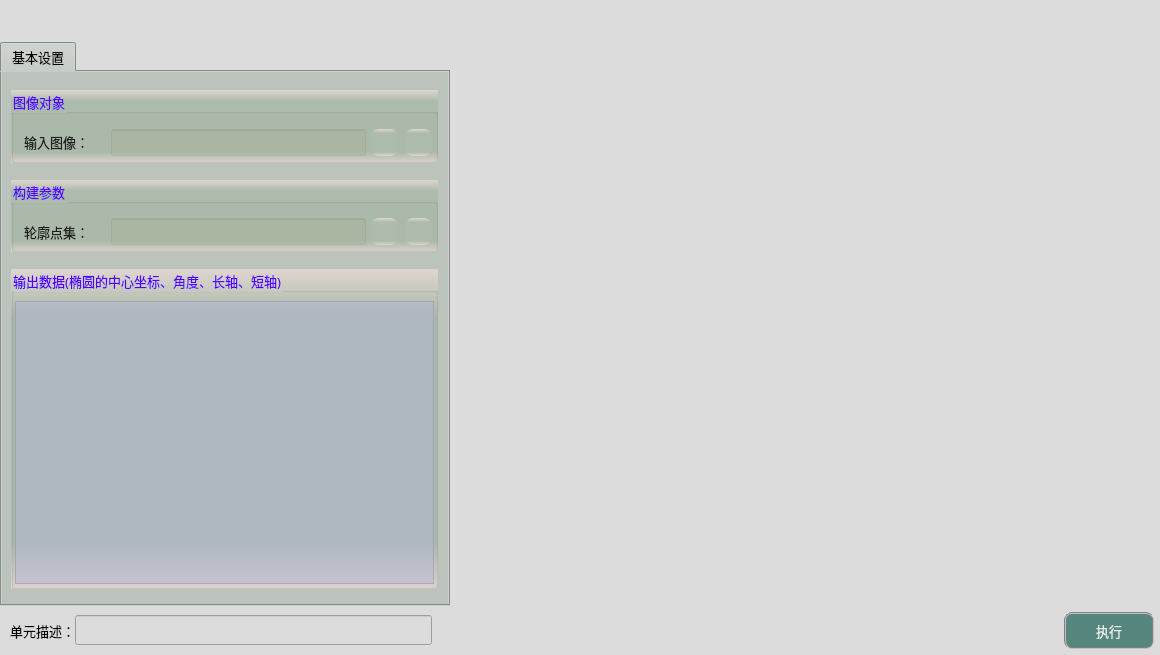
<?xml version="1.0" encoding="UTF-8"?>
<ui version="4.0">
 <class>frmFitEllipseClass</class>
 <widget class="QDialog" name="frmFitEllipseClass">
  <property name="geometry">
   <rect>
    <x>0</x>
    <y>0</y>
    <width>1160</width>
    <height>655</height>
   </rect>
  </property>
  <property name="sizePolicy">
   <sizepolicy hsizetype="Fixed" vsizetype="Fixed">
    <horstretch>0</horstretch>
    <verstretch>0</verstretch>
   </sizepolicy>
  </property>
  <property name="minimumSize">
   <size>
    <width>1160</width>
    <height>655</height>
   </size>
  </property>
  <property name="maximumSize">
   <size>
    <width>1160</width>
    <height>655</height>
   </size>
  </property>
  <property name="windowTitle">
   <string>拟合椭圆</string>
  </property>
  <property name="styleSheet">
   <string notr="true">background-color: rgb(220, 220, 220);</string>
  </property>
  <layout class="QGridLayout" name="gridLayout">
   <property name="leftMargin">
    <number>0</number>
   </property>
   <property name="topMargin">
    <number>0</number>
   </property>
   <property name="rightMargin">
    <number>0</number>
   </property>
   <property name="bottomMargin">
    <number>0</number>
   </property>
   <property name="spacing">
    <number>1</number>
   </property>
   <item row="1" column="0">
    <widget class="QTabWidget" name="tabWidget">
     <property name="sizePolicy">
      <sizepolicy hsizetype="Fixed" vsizetype="Expanding">
       <horstretch>0</horstretch>
       <verstretch>0</verstretch>
      </sizepolicy>
     </property>
     <property name="minimumSize">
      <size>
       <width>450</width>
       <height>550</height>
      </size>
     </property>
     <property name="maximumSize">
      <size>
       <width>16777215</width>
       <height>16777215</height>
      </size>
     </property>
     <property name="font">
      <font>
       <family>微软雅黑</family>
       <pointsize>10</pointsize>
      </font>
     </property>
     <property name="styleSheet">
      <string notr="true">background-color: #bcc2bc;
</string>
     </property>
     <property name="currentIndex">
      <number>0</number>
     </property>
     <widget class="QWidget" name="tab">
      <attribute name="title">
       <string>基本设置</string>
      </attribute>
      <widget class="QGroupBox" name="groupCamera">
       <property name="geometry">
        <rect>
         <x>9</x>
         <y>18</y>
         <width>427</width>
         <height>73</height>
        </rect>
       </property>
       <property name="font">
        <font>
         <family>微软雅黑</family>
         <pointsize>10</pointsize>
        </font>
       </property>
       <property name="styleSheet">
        <string notr="true">background-color: qlineargradient(x1:0, y1:0, x2:0, y2:1, stop:0 #dfd5cf, stop: 0.15 #acbbac, stop: 0.85 #acbbac,stop:1 #dfd5cf);
color: rgb(85, 0, 255);</string>
       </property>
       <property name="title">
        <string>图像对象</string>
       </property>
       <widget class="QLabel" name="label_4">
        <property name="geometry">
         <rect>
          <x>13</x>
          <y>42</y>
          <width>79</width>
          <height>19</height>
         </rect>
        </property>
        <property name="font">
         <font>
          <family>微软雅黑</family>
          <pointsize>10</pointsize>
         </font>
        </property>
        <property name="styleSheet">
         <string notr="true">color: rgb(30, 30, 30);
background: transparent;</string>
        </property>
        <property name="text">
         <string>输入图像：</string>
        </property>
       </widget>
       <widget class="QLineEdit" name="txtLinkImage">
        <property name="geometry">
         <rect>
          <x>100</x>
          <y>39</y>
          <width>255</width>
          <height>27</height>
         </rect>
        </property>
        <property name="font">
         <font>
          <family>微软雅黑</family>
          <pointsize>10</pointsize>
         </font>
        </property>
        <property name="styleSheet">
         <string notr="true">color: rgb(0, 0, 200);
background-color: rgba(170, 170, 127,50);</string>
        </property>
        <property name="alignment">
         <set>Qt::AlignCenter</set>
        </property>
        <property name="readOnly">
         <bool>true</bool>
        </property>
       </widget>
       <widget class="QPushButton" name="btnLinkImage">
        <property name="geometry">
         <rect>
          <x>360</x>
          <y>39</y>
          <width>27</width>
          <height>27</height>
         </rect>
        </property>
        <property name="toolTip">
         <string>链接图像</string>
        </property>
        <property name="styleSheet">
         <string notr="true">QWidget{ border:none;border-radius: 8px;padding: 2px 4px;}
QPushButton:hover{ background-color: rgba(85, 150, 127, 100);}
QPushButton:pressed{background-color: rgba(85, 180, 127, 160);}</string>
        </property>
        <property name="text">
         <string/>
        </property>
        <property name="icon">
         <iconset resource="sub_res.qrc">
          <normaloff>:/resource/link.png</normaloff>:/resource/link.png</iconset>
        </property>
        <property name="iconSize">
         <size>
          <width>27</width>
          <height>27</height>
         </size>
        </property>
       </widget>
       <widget class="QPushButton" name="btnDelLinkImage">
        <property name="geometry">
         <rect>
          <x>394</x>
          <y>39</y>
          <width>27</width>
          <height>27</height>
         </rect>
        </property>
        <property name="toolTip">
         <string>删除图像链接</string>
        </property>
        <property name="styleSheet">
         <string notr="true">QWidget{ border:none;border-radius: 8px;padding: 2px 4px;}
QPushButton:hover{ background-color: rgba(226, 142, 162, 100);}
QPushButton:pressed{background-color: rgba(226, 172, 162, 200);}</string>
        </property>
        <property name="text">
         <string/>
        </property>
        <property name="icon">
         <iconset resource="sub_res.qrc">
          <normaloff>:/resource/del_link.png</normaloff>:/resource/del_link.png</iconset>
        </property>
        <property name="iconSize">
         <size>
          <width>27</width>
          <height>27</height>
         </size>
        </property>
       </widget>
      </widget>
      <widget class="QGroupBox" name="groupC2">
       <property name="geometry">
        <rect>
         <x>9</x>
         <y>108</y>
         <width>427</width>
         <height>72</height>
        </rect>
       </property>
       <property name="font">
        <font>
         <family>微软雅黑</family>
         <pointsize>10</pointsize>
        </font>
       </property>
       <property name="styleSheet">
        <string notr="true">background-color: qlineargradient(x1:0, y1:0, x2:0, y2:1, stop:0 #dfd5cf, stop: 0.15 #acbbac, stop: 0.85 #acbbac,stop:1 #dfd5cf);
color: rgb(85, 0, 255);</string>
       </property>
       <property name="title">
        <string>构建参数</string>
       </property>
       <widget class="QLabel" name="label_5">
        <property name="geometry">
         <rect>
          <x>13</x>
          <y>42</y>
          <width>79</width>
          <height>19</height>
         </rect>
        </property>
        <property name="font">
         <font>
          <family>微软雅黑</family>
          <pointsize>10</pointsize>
         </font>
        </property>
        <property name="toolTip">
         <string/>
        </property>
        <property name="styleSheet">
         <string notr="true">color: rgb(30, 30, 30);
background: transparent;</string>
        </property>
        <property name="text">
         <string>轮廓点集：</string>
        </property>
       </widget>
       <widget class="QPushButton" name="btnDelLinkContour">
        <property name="geometry">
         <rect>
          <x>394</x>
          <y>38</y>
          <width>27</width>
          <height>27</height>
         </rect>
        </property>
        <property name="toolTip">
         <string>删除轮廓点集链接</string>
        </property>
        <property name="styleSheet">
         <string notr="true">QWidget{ border:none;border-radius: 8px;padding: 2px 4px;}
QPushButton:hover{ background-color: rgba(226, 142, 162, 100);}
QPushButton:pressed{background-color: rgba(226, 172, 162, 200);}</string>
        </property>
        <property name="text">
         <string/>
        </property>
        <property name="icon">
         <iconset resource="sub_res.qrc">
          <normaloff>:/resource/del_link.png</normaloff>:/resource/del_link.png</iconset>
        </property>
        <property name="iconSize">
         <size>
          <width>27</width>
          <height>27</height>
         </size>
        </property>
       </widget>
       <widget class="QPushButton" name="btnLinkContour">
        <property name="geometry">
         <rect>
          <x>360</x>
          <y>38</y>
          <width>27</width>
          <height>27</height>
         </rect>
        </property>
        <property name="toolTip">
         <string>链接轮廓点集</string>
        </property>
        <property name="styleSheet">
         <string notr="true">QWidget{ border:none;border-radius: 8px;padding: 2px 4px;}
QPushButton:hover{ background-color: rgba(85, 150, 127, 100);}
QPushButton:pressed{background-color: rgba(85, 180, 127, 160);}</string>
        </property>
        <property name="text">
         <string/>
        </property>
        <property name="icon">
         <iconset resource="sub_res.qrc">
          <normaloff>:/resource/link.png</normaloff>:/resource/link.png</iconset>
        </property>
        <property name="iconSize">
         <size>
          <width>27</width>
          <height>27</height>
         </size>
        </property>
       </widget>
       <widget class="QLineEdit" name="txtLinkContour">
        <property name="geometry">
         <rect>
          <x>100</x>
          <y>38</y>
          <width>255</width>
          <height>27</height>
         </rect>
        </property>
        <property name="font">
         <font>
          <family>微软雅黑</family>
          <pointsize>10</pointsize>
         </font>
        </property>
        <property name="toolTip">
         <string>vector&lt;cv::Point2f&gt;类型</string>
        </property>
        <property name="styleSheet">
         <string notr="true">color: rgb(0, 0, 200);
background-color: rgba(170, 170, 127,50);</string>
        </property>
        <property name="alignment">
         <set>Qt::AlignCenter</set>
        </property>
        <property name="readOnly">
         <bool>true</bool>
        </property>
       </widget>
      </widget>
      <widget class="QGroupBox" name="groupC3">
       <property name="geometry">
        <rect>
         <x>9</x>
         <y>197</y>
         <width>427</width>
         <height>320</height>
        </rect>
       </property>
       <property name="font">
        <font>
         <family>微软雅黑</family>
         <pointsize>10</pointsize>
        </font>
       </property>
       <property name="styleSheet">
        <string notr="true">background-color: qlineargradient(x1:0, y1:0, x2:0, y2:1, stop:0 #dfd5cf, stop: 0.15 #acbbac, stop: 0.85 #acbbac,stop:1 #dfd5cf);
color: rgb(85, 0, 255);</string>
       </property>
       <property name="title">
        <string>输出数据(椭圆的中心坐标、角度、长轴、短轴)</string>
       </property>
       <widget class="QTextEdit" name="txtMsg">
        <property name="geometry">
         <rect>
          <x>4</x>
          <y>32</y>
          <width>419</width>
          <height>283</height>
         </rect>
        </property>
        <property name="font">
         <font>
          <family>微软雅黑</family>
         </font>
        </property>
        <property name="styleSheet">
         <string notr="true">QTextEdit         
{
    background-color: rgba(180, 180, 215,120);    
    gridline-color: rgba(220, 220, 255,255);
    color: rgba(20, 20, 20,200);
}
QScrollBar:vertical{ 
		background:#FFFFF2;
		padding-top:20px;
		padding-bottom:20px;
		padding-left:2px;
		padding-right:2px;
		border-left:1px solid #d7d7d7;}
QScrollBar::handle:vertical{
		background:#dbdbdb;
		border-radius:6px;
		min-height:20px;}
QScrollBar::handle:vertical:hover{
		background:#d0d0d0;}
QScrollBar::add-line:vertical{
		background:url(:/resource/down.png) center no-repeat;}
QScrollBar::sub-line:vertical{
		background:url(:/resource/up.png) center no-repeat;}
QScrollBar:horizontal{ 
		background:#FFFFF2;
		padding-top:20px;
		padding-bottom:20px;
		padding-left:2px;
		padding-right:2px;
		border-left:1px solid #d7d7d7;}
QScrollBar::handle:horizontal{
		background:#dbdbdb;
		border-radius:6px;
		min-height:20px;}
QScrollBar::handle:horizontal:hover{
		background:#d0d0d0;}
QScrollBar::add-line:horizontal{
		background:url(:/resource/right.png) center no-repeat;}
QScrollBar::sub-line:horizontal{
		background:url(:/resource/left.png) center no-repeat;}</string>
        </property>
        <property name="readOnly">
         <bool>true</bool>
        </property>
       </widget>
      </widget>
     </widget>
    </widget>
   </item>
   <item row="2" column="0">
    <spacer name="verticalSpacer_4">
     <property name="orientation">
      <enum>Qt::Vertical</enum>
     </property>
     <property name="sizeType">
      <enum>QSizePolicy::Fixed</enum>
     </property>
     <property name="sizeHint" stdset="0">
      <size>
       <width>20</width>
       <height>5</height>
      </size>
     </property>
    </spacer>
   </item>
   <item row="1" column="2">
    <layout class="QGridLayout" name="imageLayout">
     <property name="spacing">
      <number>1</number>
     </property>
    </layout>
   </item>
   <item row="0" column="2">
    <spacer name="verticalSpacer">
     <property name="orientation">
      <enum>Qt::Vertical</enum>
     </property>
     <property name="sizeType">
      <enum>QSizePolicy::Fixed</enum>
     </property>
     <property name="sizeHint" stdset="0">
      <size>
       <width>20</width>
       <height>42</height>
      </size>
     </property>
    </spacer>
   </item>
   <item row="0" column="0">
    <spacer name="verticalSpacer_2">
     <property name="orientation">
      <enum>Qt::Vertical</enum>
     </property>
     <property name="sizeType">
      <enum>QSizePolicy::Fixed</enum>
     </property>
     <property name="sizeHint" stdset="0">
      <size>
       <width>20</width>
       <height>42</height>
      </size>
     </property>
    </spacer>
   </item>
   <item row="3" column="0" colspan="3">
    <layout class="QHBoxLayout" name="horizontalLayout">
     <property name="spacing">
      <number>0</number>
     </property>
     <property name="bottomMargin">
      <number>6</number>
     </property>
     <item>
      <spacer name="horizontalSpacer">
       <property name="orientation">
        <enum>Qt::Horizontal</enum>
       </property>
       <property name="sizeType">
        <enum>QSizePolicy::Fixed</enum>
       </property>
       <property name="sizeHint" stdset="0">
        <size>
         <width>10</width>
         <height>20</height>
        </size>
       </property>
      </spacer>
     </item>
     <item>
      <widget class="QLabel" name="label_3">
       <property name="sizePolicy">
        <sizepolicy hsizetype="Fixed" vsizetype="Fixed">
         <horstretch>0</horstretch>
         <verstretch>0</verstretch>
        </sizepolicy>
       </property>
       <property name="maximumSize">
        <size>
         <width>83</width>
         <height>25</height>
        </size>
       </property>
       <property name="font">
        <font>
         <family>微软雅黑</family>
         <pointsize>10</pointsize>
        </font>
       </property>
       <property name="styleSheet">
        <string notr="true">background-color: rgba(255, 255, 255, 0);</string>
       </property>
       <property name="text">
        <string>单元描述：</string>
       </property>
      </widget>
     </item>
     <item>
      <widget class="QLineEdit" name="txtDescribe">
       <property name="sizePolicy">
        <sizepolicy hsizetype="Fixed" vsizetype="Fixed">
         <horstretch>0</horstretch>
         <verstretch>0</verstretch>
        </sizepolicy>
       </property>
       <property name="minimumSize">
        <size>
         <width>357</width>
         <height>30</height>
        </size>
       </property>
       <property name="maximumSize">
        <size>
         <width>16777215</width>
         <height>30</height>
        </size>
       </property>
       <property name="font">
        <font>
         <family>微软雅黑</family>
         <pointsize>10</pointsize>
        </font>
       </property>
      </widget>
     </item>
     <item>
      <spacer name="horizontalSpacer_8">
       <property name="orientation">
        <enum>Qt::Horizontal</enum>
       </property>
       <property name="sizeHint" stdset="0">
        <size>
         <width>40</width>
         <height>20</height>
        </size>
       </property>
      </spacer>
     </item>
     <item>
      <widget class="QPushButton" name="btnExecute">
       <property name="minimumSize">
        <size>
         <width>90</width>
         <height>37</height>
        </size>
       </property>
       <property name="font">
        <font>
         <family>微软雅黑</family>
         <pointsize>10</pointsize>
        </font>
       </property>
       <property name="styleSheet">
        <string notr="true">QWidget{ background-color: rgb(85, 135, 127);}
QWidget{ color: rgb(235, 235, 235);}
QWidget{ border: 2px groove gray;border-radius: 8px;padding: 2px 4px;}
QPushButton:hover{ background-color: rgb(85, 155, 127);}
QPushButton:pressed{background-color: rgb(85, 175, 127);}</string>
       </property>
       <property name="text">
        <string>执行</string>
       </property>
      </widget>
     </item>
     <item>
      <spacer name="horizontalSpacer_2">
       <property name="orientation">
        <enum>Qt::Horizontal</enum>
       </property>
       <property name="sizeType">
        <enum>QSizePolicy::Fixed</enum>
       </property>
       <property name="sizeHint" stdset="0">
        <size>
         <width>6</width>
         <height>20</height>
        </size>
       </property>
      </spacer>
     </item>
    </layout>
   </item>
   <item row="1" column="1">
    <spacer name="horizontalSpacer_3">
     <property name="orientation">
      <enum>Qt::Horizontal</enum>
     </property>
     <property name="sizeType">
      <enum>QSizePolicy::Fixed</enum>
     </property>
     <property name="sizeHint" stdset="0">
      <size>
       <width>3</width>
       <height>20</height>
      </size>
     </property>
    </spacer>
   </item>
  </layout>
 </widget>
 <layoutdefault spacing="6" margin="11"/>
 <resources>
  <include location="sub_res.qrc"/>
  <include location="sub_res.qrc"/>
  <include location="../FitLine/sub_res.qrc"/>
 </resources>
 <connections/>
</ui>
